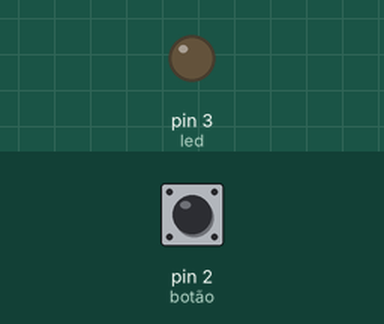
The sketch below on a simulated Arduino Uno, built with avr-gcc and run on an emulated ATmega328P. On the bench: output pins drawn as LEDs (lit = HIGH). The test bench sets the inputs (shaded band); at power-on: pin 2 (botão) LOW.

Above: at 1.2 s.
1.3 s: pin 2 (botão) pulled HIGH for 0.15 s
At 1.37 s:
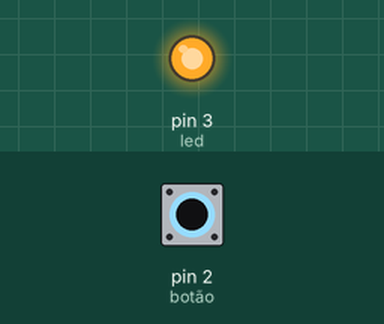
2.9 s: pin 2 (botão) pulled HIGH for 3.2 s
At 7.4 s:
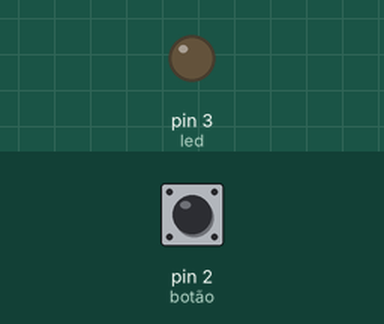
Timing chart, 0 to 8.9 s (numbered marks = the images above; inputs shaded):
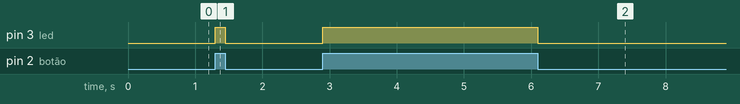

Measured:
- after the input at 1.3 s, pin 3 (led): LOW → HIGH at once, → LOW 0.15 s later
- after the input at 2.9 s, pin 3 (led): LOW → HIGH at once, → LOW 3.2 s later

The sketch:

codigo.ino
```cpp
void setup()
{
  pinMode(2, INPUT);//botão
  pinMode(3, OUTPUT);//led
}

void loop()
{
  int var = digitalRead(2);
  digitalWrite(3, var);
}
```
